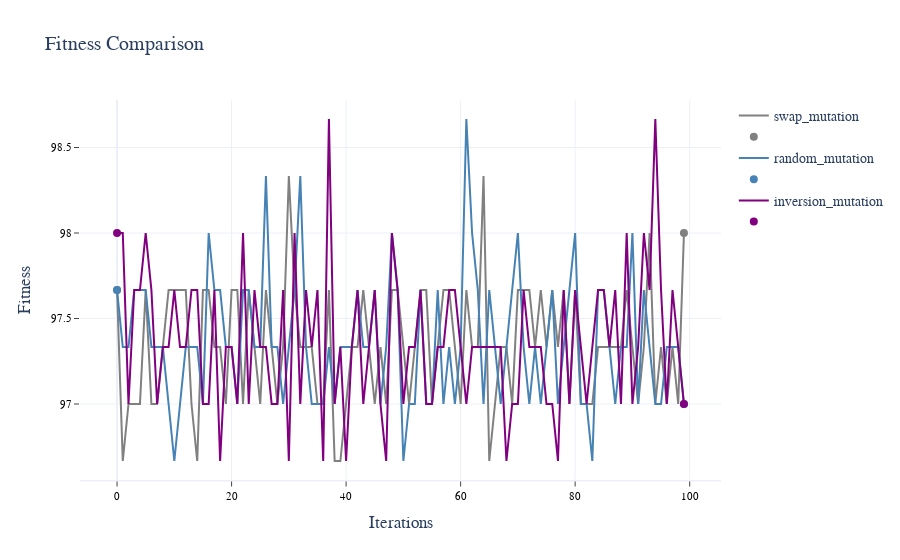
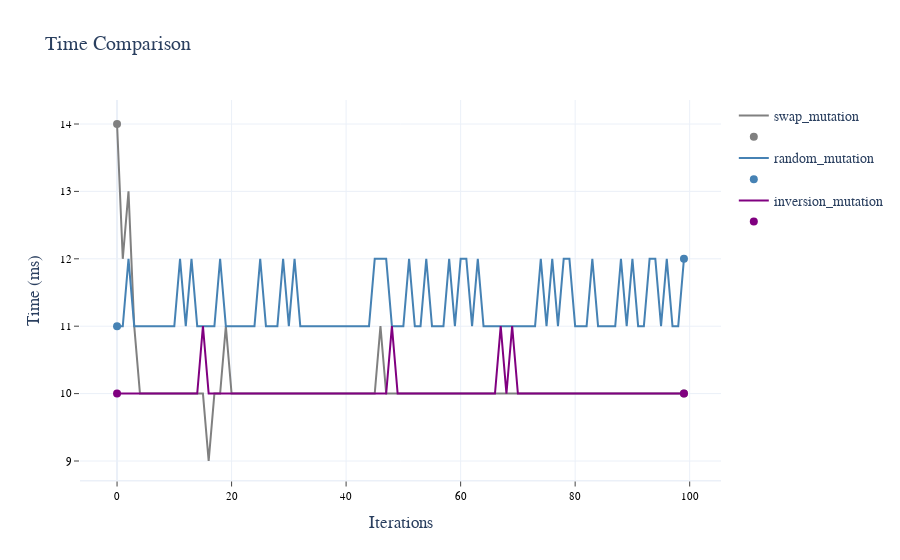

The notebook cell saved with these charts, in order:
### Markdown cell above
### __2.1 Mutation Operator__

### Code cell
# seed for reproducibility
np.random.seed(0)

# Define the range of values
mutation = ['swap_mutation', 'random_mutation', 'inversion_mutation']

# Print current parameters to use in best_operators_search
print('\033[1mParameters for GA:\033[0m', end='\n\n')
print(params, end='\n\n')

param_list, df = best_operators_search('mut', mutation, params)

# Displaying average results of the 100 iterations
print('\033[1mAverage results:', end='\n')
df['const'] = 'const'
df_avg = df.groupby('const').mean().reset_index(drop=True).round(3)
display(df_avg)

# Getting best parameter by fitness & time
best_param_fit = df_avg[[col for col in df_avg.columns if col.startswith('Fit_')]].idxmax(axis=1)[0].replace('Fit_', '')
best_param_time = df_avg[[col for col in df_avg.columns if col.startswith('Time_')]].idxmin(axis=1)[0].replace('Time_', '')
print(f'\nBest Fitness: \033[1m{best_param_fit}\033[0m\n\nBest Time: \033[1m{best_param_time}\033[0m', end='\n\n')

# Setting the best parameter as new default value
replace_param = {'mut': best_param_time}

# Plotting results
plot_values(data = df, colors = color_palette[:len(mutation)], layout=2, template='white', grid=True)

### Figure 1 — Plotly figure (JSON) as saved in the notebook; plotly's stock layout.template omitted (floating-point values rounded to 4 significant figures)
{"data": [{"line": {"color": "gray", "width": 2}, "name": "swap_mutation", "type": "scatter", "x": [0, 1, 2, 3, 4, 5, 6, 7, 8, 9, 10, 11, 12, 13, 14, 15, 16, 17, 18, 19, 20, 21, 22, 23, 24, 25, 26, 27, 28, 29, 30, 31, 32, 33, 34, 35, 36, 37, 38, 39, 40, 41, 42, 43, 44, 45, 46, 47, 48, 49, 50, 51, 52, 53, 54, 55, 56, 57, 58, 59, 60, 61, 62, 63, 64, 65, 66, 67, 68, 69, 70, 71, 72, 73, 74, 75, 76, 77, 78, 79, 80, 81, 82, 83, 84, 85, 86, 87, 88, 89, 90, 91, 92, 93, 94, 95, 96, 97, 98, 99], "y": [97.67, 96.67, 97, 97, 97, 97.67, 97, 97, 97.33, 97.67, 97.67, 97.67, 97.67, 97, 96.67, 97.67, 97.67, 97.33, 97.33, 97, 97.67, 97.67, 97, 97.67, 97.33, 97, 97.67, 97.33, 97, 97.33, 98.33, 97.67, 97.33, 97.33, 97.33, 97, 97, 97.67, 96.67, 96.67, 97, 97.33, 97.33, 97.67, 97.33, 97, 97.33, 97, 97.67, 97.67, 97.33, 97, 97.33, 97.67, 97.67, 97, 97.33, 97.67, 97.67, 97.33, 97, 97.67, 97.33, 97.33, 98.33, 96.67, 97, 97.33, 97.33, 97, 97.67, 97.67, 97.67, 97.33, 97.67, 97.33, 97.67, 97.33, 97.67, 97, 97.67, 97, 97, 97, 97.33, 97.33, 97.33, 97.33, 97.33, 97.67, 97.33, 97, 97.33, 98, 97, 97.33, 97, 97.33, 97, 98]}, {"marker": {"color": "gray", "size": 8}, "mode": "markers", "name": "", "type": "scatter", "x": [0, 99], "y": [97.67, 98]}, {"line": {"color": "steelblue", "width": 2}, "name": "random_mutation", "type": "scatter", "x": [0, 1, 2, 3, 4, 5, 6, 7, 8, 9, 10, 11, 12, 13, 14, 15, 16, 17, 18, 19, 20, 21, 22, 23, 24, 25, 26, 27, 28, 29, 30, 31, 32, 33, 34, 35, 36, 37, 38, 39, 40, 41, 42, 43, 44, 45, 46, 47, 48, 49, 50, 51, 52, 53, 54, 55, 56, 57, 58, 59, 60, 61, 62, 63, 64, 65, 66, 67, 68, 69, 70, 71, 72, 73, 74, 75, 76, 77, 78, 79, 80, 81, 82, 83, 84, 85, 86, 87, 88, 89, 90, 91, 92, 93, 94, 95, 96, 97, 98, 99], "y": [97.67, 97.33, 97.33, 97.67, 97.67, 97.67, 97.33, 97.33, 97.33, 97, 96.67, 97, 97.33, 97.33, 97.33, 97, 98, 97.67, 97.67, 97.33, 97.33, 97, 97.67, 97.67, 97.33, 97.33, 98.33, 97.33, 97.33, 97, 97.33, 97.67, 98.33, 97.33, 97, 97, 97, 97.33, 97, 97.33, 97.33, 97.33, 97.67, 97.33, 97.33, 97.67, 97, 97.33, 98, 97.67, 96.67, 97, 97, 97.67, 97, 97, 97.67, 97, 97.33, 97, 97.33, 98.67, 98, 97.67, 97, 97.67, 97.33, 97, 97.33, 97.67, 98, 97.33, 97, 97.33, 97, 97.33, 97.67, 97, 97.33, 97.67, 98, 97, 97, 96.67, 97.67, 97.67, 97.33, 97, 97.33, 97.33, 98, 97, 97.67, 97.33, 97, 97, 97.33, 97.33, 97.33, 97]}, {"marker": {"color": "steelblue", "size": 8}, "mode": "markers", "name": "", "type": "scatter", "x": [0, 99], "y": [97.67, 97]}, {"line": {"color": "purple", "width": 2}, "name": "inversion_mutation", "type": "scatter", "x": [0, 1, 2, 3, 4, 5, 6, 7, 8, 9, 10, 11, 12, 13, 14, 15, 16, 17, 18, 19, 20, 21, 22, 23, 24, 25, 26, 27, 28, 29, 30, 31, 32, 33, 34, 35, 36, 37, 38, 39, 40, 41, 42, 43, 44, 45, 46, 47, 48, 49, 50, 51, 52, 53, 54, 55, 56, 57, 58, 59, 60, 61, 62, 63, 64, 65, 66, 67, 68, 69, 70, 71, 72, 73, 74, 75, 76, 77, 78, 79, 80, 81, 82, 83, 84, 85, 86, 87, 88, 89, 90, 91, 92, 93, 94, 95, 96, 97, 98, 99], "y": [98, 98, 97, 97.67, 97.67, 98, 97.67, 97, 97.33, 97.33, 97.67, 97.33, 97.33, 97.67, 97.67, 97, 97, 97.67, 96.67, 97.33, 97.33, 97, 98, 97, 97.67, 97.33, 97.33, 97, 97, 97.67, 96.67, 98, 97, 97.67, 97.33, 97.67, 96.67, 98.67, 97, 97.33, 96.67, 97.33, 97.67, 97, 97.33, 97.67, 97, 96.67, 98, 97.67, 97, 97.33, 97.33, 97.67, 97, 97, 97.33, 97.33, 97.67, 97.67, 97.33, 97, 97.33, 97.33, 97.33, 97.33, 97.33, 97.33, 96.67, 97, 97, 97.67, 97.33, 97.33, 97.33, 97, 97, 96.67, 97.67, 97, 97.67, 97.33, 97, 97.33, 97.67, 97.67, 97.33, 97.67, 97, 98, 97, 97.33, 98, 97.67, 98.67, 97.67, 97, 97.67, 97.33, 97]}, {"marker": {"color": "purple", "size": 8}, "mode": "markers", "name": "", "type": "scatter", "x": [0, 99], "y": [98, 97]}], "layout": {"font": {"family": "Verdana", "size": 14}, "title": {"text": "Fitness Comparison"}, "xaxis": {"linewidth": 1.5, "showgrid": true, "showline": true, "showticklabels": true, "tickfont": {"color": "#000000", "family": "Verdana", "size": 11}, "ticks": "outside", "title": {"text": "Iterations"}}, "yaxis": {"showgrid": true, "showline": false, "showticklabels": true, "tickfont": {"color": "#000000", "family": "Verdana", "size": 11}, "ticks": "outside", "title": {"text": "Fitness"}, "zeroline": false}}}

### Figure 2 — Plotly figure (JSON) as saved in the notebook; plotly's stock layout.template omitted (floating-point values rounded to 4 significant figures)
{"data": [{"line": {"color": "gray", "width": 2}, "name": "swap_mutation", "type": "scatter", "x": [0, 1, 2, 3, 4, 5, 6, 7, 8, 9, 10, 11, 12, 13, 14, 15, 16, 17, 18, 19, 20, 21, 22, 23, 24, 25, 26, 27, 28, 29, 30, 31, 32, 33, 34, 35, 36, 37, 38, 39, 40, 41, 42, 43, 44, 45, 46, 47, 48, 49, 50, 51, 52, 53, 54, 55, 56, 57, 58, 59, 60, 61, 62, 63, 64, 65, 66, 67, 68, 69, 70, 71, 72, 73, 74, 75, 76, 77, 78, 79, 80, 81, 82, 83, 84, 85, 86, 87, 88, 89, 90, 91, 92, 93, 94, 95, 96, 97, 98, 99], "y": [14, 12, 13, 11, 10, 10, 10, 10, 10, 10, 10, 10, 10, 10, 10, 10, 9, 10, 10, 11, 10, 10, 10, 10, 10, 10, 10, 10, 10, 10, 10, 10, 10, 10, 10, 10, 10, 10, 10, 10, 10, 10, 10, 10, 10, 10, 11, 10, 10, 10, 10, 10, 10, 10, 10, 10, 10, 10, 10, 10, 10, 10, 10, 10, 10, 10, 10, 10, 10, 10, 10, 10, 10, 10, 10, 10, 10, 10, 10, 10, 10, 10, 10, 10, 10, 10, 10, 10, 10, 10, 10, 10, 10, 10, 10, 10, 10, 10, 10, 10]}, {"marker": {"color": "gray", "size": 8}, "mode": "markers", "name": "", "type": "scatter", "x": [0, 99], "y": [14, 10]}, {"line": {"color": "steelblue", "width": 2}, "name": "random_mutation", "type": "scatter", "x": [0, 1, 2, 3, 4, 5, 6, 7, 8, 9, 10, 11, 12, 13, 14, 15, 16, 17, 18, 19, 20, 21, 22, 23, 24, 25, 26, 27, 28, 29, 30, 31, 32, 33, 34, 35, 36, 37, 38, 39, 40, 41, 42, 43, 44, 45, 46, 47, 48, 49, 50, 51, 52, 53, 54, 55, 56, 57, 58, 59, 60, 61, 62, 63, 64, 65, 66, 67, 68, 69, 70, 71, 72, 73, 74, 75, 76, 77, 78, 79, 80, 81, 82, 83, 84, 85, 86, 87, 88, 89, 90, 91, 92, 93, 94, 95, 96, 97, 98, 99], "y": [11, 11, 12, 11, 11, 11, 11, 11, 11, 11, 11, 12, 11, 12, 11, 11, 11, 11, 12, 11, 11, 11, 11, 11, 11, 12, 11, 11, 11, 12, 11, 12, 11, 11, 11, 11, 11, 11, 11, 11, 11, 11, 11, 11, 11, 12, 12, 12, 11, 11, 11, 12, 11, 11, 12, 11, 11, 11, 12, 11, 12, 12, 11, 12, 11, 11, 11, 11, 11, 11, 11, 11, 11, 11, 12, 11, 12, 11, 12, 12, 11, 11, 11, 12, 11, 11, 11, 11, 12, 11, 12, 11, 11, 12, 12, 11, 12, 11, 11, 12]}, {"marker": {"color": "steelblue", "size": 8}, "mode": "markers", "name": "", "type": "scatter", "x": [0, 99], "y": [11, 12]}, {"line": {"color": "purple", "width": 2}, "name": "inversion_mutation", "type": "scatter", "x": [0, 1, 2, 3, 4, 5, 6, 7, 8, 9, 10, 11, 12, 13, 14, 15, 16, 17, 18, 19, 20, 21, 22, 23, 24, 25, 26, 27, 28, 29, 30, 31, 32, 33, 34, 35, 36, 37, 38, 39, 40, 41, 42, 43, 44, 45, 46, 47, 48, 49, 50, 51, 52, 53, 54, 55, 56, 57, 58, 59, 60, 61, 62, 63, 64, 65, 66, 67, 68, 69, 70, 71, 72, 73, 74, 75, 76, 77, 78, 79, 80, 81, 82, 83, 84, 85, 86, 87, 88, 89, 90, 91, 92, 93, 94, 95, 96, 97, 98, 99], "y": [10, 10, 10, 10, 10, 10, 10, 10, 10, 10, 10, 10, 10, 10, 10, 11, 10, 10, 10, 10, 10, 10, 10, 10, 10, 10, 10, 10, 10, 10, 10, 10, 10, 10, 10, 10, 10, 10, 10, 10, 10, 10, 10, 10, 10, 10, 10, 10, 11, 10, 10, 10, 10, 10, 10, 10, 10, 10, 10, 10, 10, 10, 10, 10, 10, 10, 10, 11, 10, 11, 10, 10, 10, 10, 10, 10, 10, 10, 10, 10, 10, 10, 10, 10, 10, 10, 10, 10, 10, 10, 10, 10, 10, 10, 10, 10, 10, 10, 10, 10]}, {"marker": {"color": "purple", "size": 8}, "mode": "markers", "name": "", "type": "scatter", "x": [0, 99], "y": [10, 10]}], "layout": {"font": {"family": "Verdana", "size": 14}, "title": {"text": "Time Comparison"}, "xaxis": {"linewidth": 1.5, "showgrid": true, "showline": true, "showticklabels": true, "tickfont": {"color": "#000000", "family": "Verdana", "size": 11}, "ticks": "outside", "title": {"text": "Iterations"}}, "yaxis": {"showgrid": true, "showline": false, "showticklabels": true, "tickfont": {"color": "#000000", "family": "Verdana", "size": 11}, "ticks": "outside", "title": {"text": "Time (ms)"}, "zeroline": false}}}
